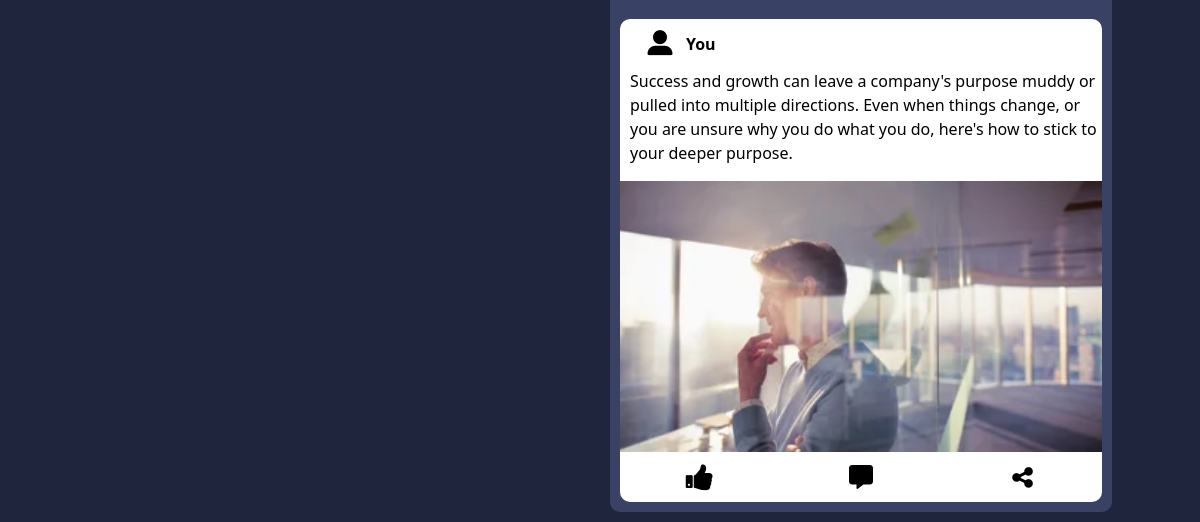
The app's page /profile/ (signed in, lower part), older data.
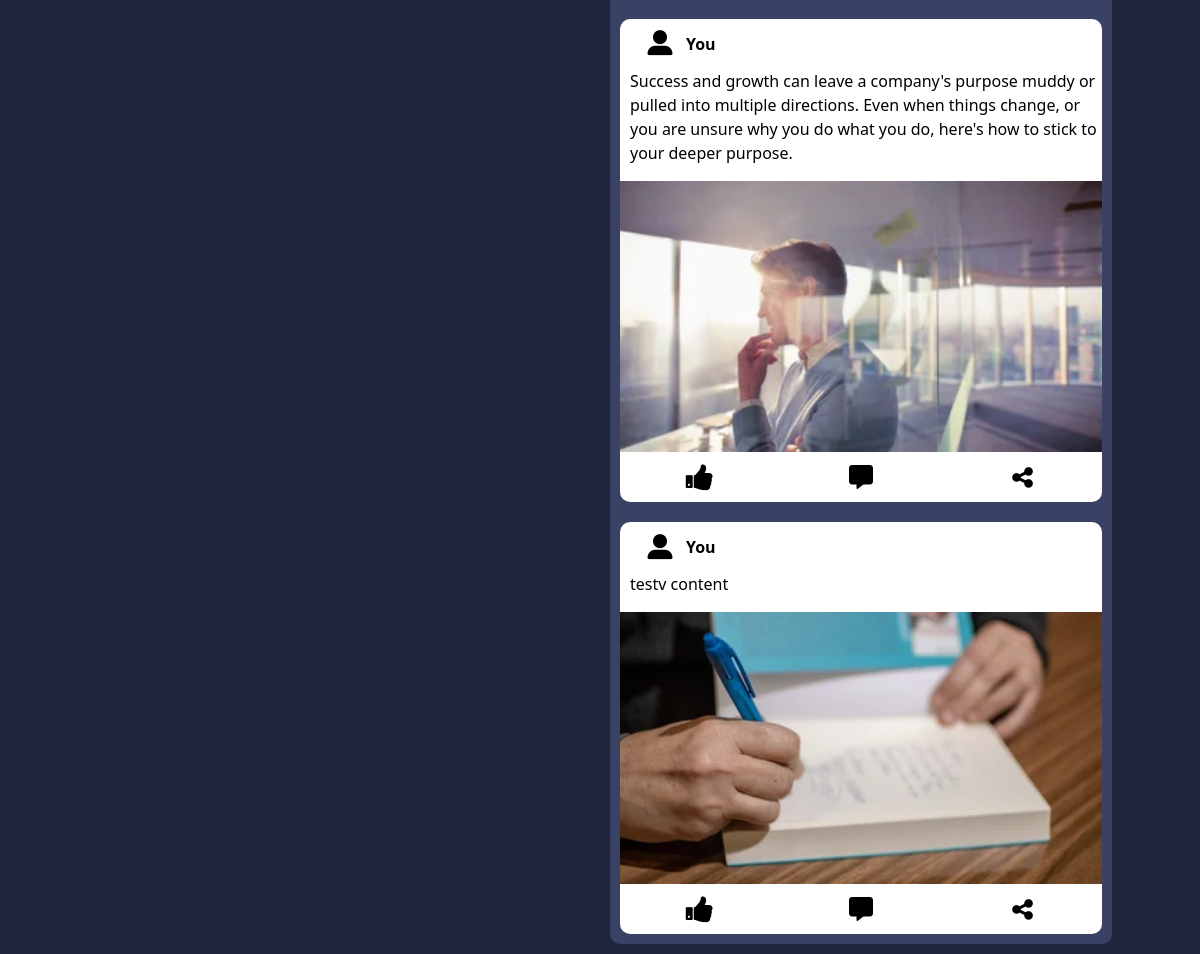
The same page, newer data.
### Homepage/models.py (models this page shows, shortened)
class Blog_data(models.Model):
    blog_id = models.AutoField
    user_name = models.ForeignKey(User,default=None,on_delete=models.CASCADE)
    full_name = models.TextField(max_length=50, default="")
    email_id = models.EmailField(max_length = 50,default="")
    blog_desc = models.CharField(max_length=5000,default="")
    blog_img = models.ImageField(upload_to="blog_img")
    blog_category = models.CharField(max_length=100,default="")
    business_category = models.CharField(max_length = 200,default="")

### Homepage/views.py (the view)
# urls.py: path('profile/',views.Profilepage,name="profilepage"),
def Profilepage(request):
    if request.user.is_authenticated:
        profiles_datas = Profile_data.objects.filter(user_name = request.user).values()[0]
        if request.method == "POST":
            fields = request.POST.get("checkbox_val")
            user = request.user
            Profile_data.objects.filter(user_name = request.user).update(business_category = fields)
            return redirect("/profile/")
        if len(profiles_datas["account_type"])==0:
            return redirect("/profile-completion-1/")
        elif len(profiles_datas["description"]) == 0:
            return redirect("/profile-completion-2/")
        elif len(profiles_datas["business_category"])==0:
            return redirect("/profile-completion-3/")
        else:
            more_btn = 1
            user = request.user
            profile_data_cat = Profile_data.objects.filter(user_name = request.user).values()[0]["business_category"]
            fields_list = str(profile_data_cat).split(",")
            user_name = User.objects.get(username = user).first_name
            last_name = User.objects.get(username = user).last_name
            user_mobile = User.objects.get(username = user).email
            profile_data = Profile_data.objects.filter(email = user).values()
            blog_data = Blog_data.objects.filter(email_id = user).values()
            limited_blog_data = Blog_data.objects.filter(email_id = user).all()[:3]
            comment_data = Comment_data.objects.all().values()
            return render(request,"Homepage/profile.html",{"username":user_name,"last_name":last_name,"email":user,"mobile_number":user_mobile,"profile_data":profile_data,"fields_list":fields_list,"blog_data":blog_data,"limited_blog_data":limited_blog_data,"more_btn":more_btn,"comment_data":comment_data})
    else:
        return redirect("/login/")

### Homepage/templates/Homepage/profile.html (shortened to what this page needs)
{% extends "Homepage/basic.html" %}
{% load static %}
    {% block style %}
    <link rel="stylesheet" href="{% static 'css/profile.css' %}">
    {% endblock %}
    {% block body %}
    <div class="container">
        {% for i in profile_data %}
        <div class="box1">
        </div>
        {% endfor %}
        <div class="box2">
            <div class="content">
                {% if blog_data %}
                {% for i in blog_data %}
                <div class="contain">
                    <div class="profile-data">
                        <div class="profile-img">
                            <i style='font-size:25px; color: black;' class='fas'>&#xf406;</i>
                        </div>
                        <form action="/profiles/" method="post">{% csrf_token %}
                            <button type="submit" style="border: none; background-color: transparent;">
                                <div class="name"><b>You</b>
                                </div>
                            </button>
                        </form>
                    </div>
                    <div class="content-data">
                        <div class="main-content">
                            <p style="color: black;">{{i.blog_desc}}</p>
                        </div>
                        <div class="content-img">
                            <img src="/media/{{i.blog_img}}" alt="">
                        </div>
                    </div>
                    <div class="content-social">
                        <div class="like-btn">
                            <i onclick="toggleButton(this)" class="fa fa-thumbs-up"></i>
                        </div>
                        <div class="comment-btn">
                            <i style='font-size:24px' id="{{i.id}}" onclick="reply_click()" class='fas'>&#xf27a;</i>
                        </div>
                        <div class="share-btn">
                            <i style="font-size:24px" class="fa">&#xf1e0;</i>
                        </div>
                    </div>
                </div>
                {% endfor %}
                {% else %}
                <br><h6>- No Any posts yet</h6>
                {% endif %}
            </div>
        </div>
    </div>
    {% endblock %}

### Homepage/templates/Homepage/basic.html (shortened to what this page needs)
{% load static %}
<!doctype html>
<html lang="en">
<head>
  <link rel="stylesheet" href="https://cdnjs.cloudflare.com/ajax/libs/font-awesome/4.7.0/css/font-awesome.min.css">
  <link href="https://cdn.jsdelivr.net/npm/bootstrap@5.2.2/dist/css/bootstrap.min.css" rel="stylesheet"
>
  <link href="https://cdn.jsdelivr.net/npm/bootstrap@5.2.2/dist/css/bootstrap.min.css" rel="stylesheet"
>
  {% block style %}
  {% endblock %}
</head>
<body>
  {% block body %}
  {% endblock %}
</body>
</html>

### static/css/profile.css (style rules this page uses)
.container { margin-top: 120px; display: flex; flex-wrap: wrap; justify-content: center; }
.container .box1 { height: auto; width: 45%; }
.container .box2 { height: auto; width: 45%; }
.container .box2 .content { width: 100%; border-radius: 10px; margin: 10px; background-color: #394264; padding: 10px; color: white; }
.container .box2 .content .contain { height: auto; background-color: white; border-radius: 10px; margin-top: 20px; }
.container .box2 .content .contain .profile-data { height: 50px; width: auto; display: flex; align-items: center; }
.container .box2 .content .contain .profile-data .profile-img { height: 40px; width: 40px; margin-left: 20px; border-radius: 50%; text-align: center; display: flex; justify-content: center; align-items: center; cursor: pointer; }
.container .box2 .content .contain .content-data { height: auto; }
.container .box2 .content .contain .content-data .main-content { height: auto; overflow: scroll; -ms-overflow-style: none; scrollbar-width: none; margin-left: 10px; }
.container .box2 .content .contain .content-data .content-img { height: 100%; width: 100%; }
.container .box2 .content .contain .content-data .content-img img { height: 100%; width: 100%; }
.container .box2 .content .contain .content-social { height: 50px; display: flex; justify-content: space-between; align-items: center; color: black; }
.container .box2 .content .contain .content-social .like-btn { width: 33%; display: flex; justify-content: center; align-items: center; color: black; }
.container .box2 .content .contain .content-social .like-btn i { cursor: pointer; color: black; }
.container .box2 .content .contain .content-social .like-btn .fa { font-size: 30px; cursor: pointer; user-select: none; }
.container .box2 .content .contain .content-social .comment-btn { width: 33%; display: flex; justify-content: center; align-items: center; }
.container .box2 .content .contain .content-social .comment-btn i { cursor: pointer; }
.container .box2 .content .contain .content-social .share-btn { width: 33%; display: flex; justify-content: center; align-items: center; }
.container .box2 .content .contain .content-social .share-btn i { cursor: pointer; }

### Homepage/templates/Homepage/basic.html (style rules this page uses)
body { -ms-overflow-style: none; scrollbar-width: none; overflow: hidden; overflow-y: scroll; }

### Homepage/templates/Homepage/profile.html (style rules this page uses)
body { background-color: #1f253d; }

Row changes from the older to the newer data that the page shows:
added Blog_data: blog_desc "testv content", blog_img (picture)
